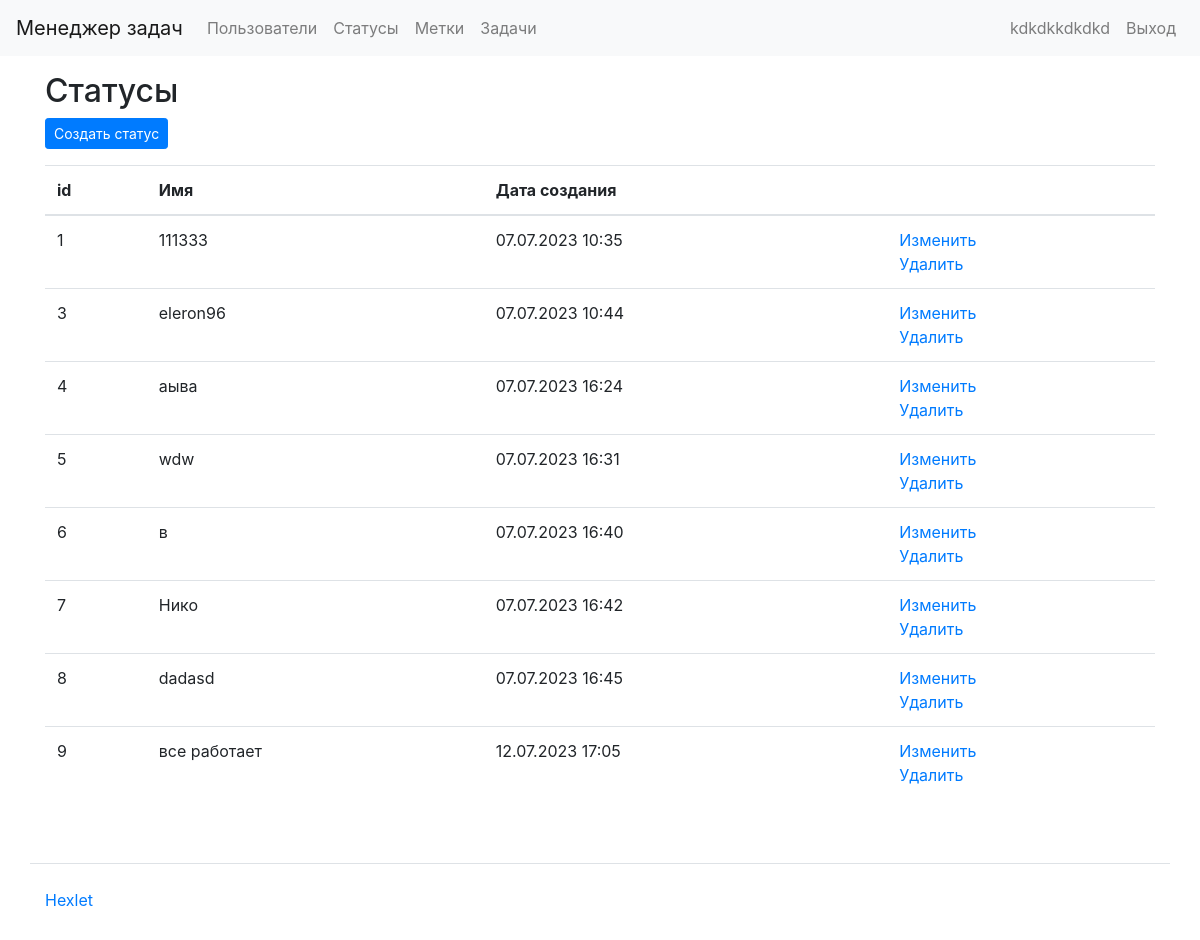
/statuses/ (signed in), run on an earlier commit of the app's database.
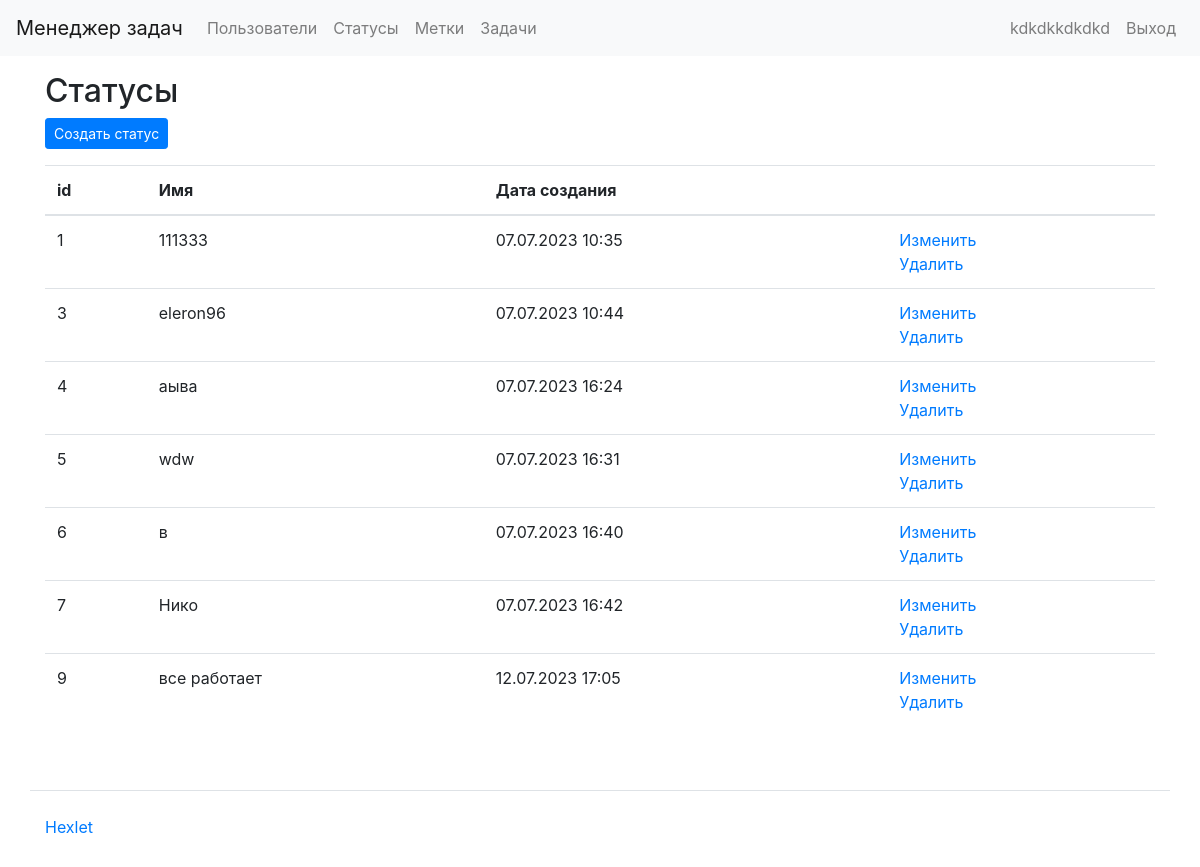
And on a later commit of the database.
### status/models.py (models this page shows, shortened)
class Status(models.Model):
    name = models.CharField(max_length=100)
    created_date = models.DateTimeField(auto_now_add=True)
    class Meta:
        app_label = 'status'

### status/views.py (the view)
# urls.py: path('statuses/', status_task, name='status_task'),
@login_required
def status_task(request):
    statuses = Status.objects.all()
    return render(request, 'status/status_task.html', {'statuses': statuses})

### task_manager/templates/status/status_task.html (shortened to what this page needs)
{% extends "base.html" %}
{% load i18n %}
{% block content %}
  <h2>Статусы</h2>
  <div class="mb-3">
    <a href="{% url 'create_status' %}" class="btn btn-primary btn-sm">{% trans "Создать статус" %}</a>
  </div>
  <table class="table">
    <thead>
      <tr>
        <th scope="col">id</th>
        <th scope="col">Имя</th>
        <th scope="col">Дата создания</th>
        <th scope="col"></th>
      </tr>
    </thead>
    <tbody>
      {% for status in statuses %}
      <tr>
        <td>{{ status.id }}</td>
        <td>{{ status.name }}</td>
        <td>{{ status.created_date|date:"d.m.Y H:i"  }}</td>
        <td>
          <a href="{% url 'edit_status' status.id %}">Изменить</a>
          <br>
          <a href="{% url 'delete_status' status.id %}">{% trans "Delete" %}</a>
        </td>
      </tr>
      {% endfor %}
    </tbody>
  </table>
{% endblock %}

What changed in the data, as far as the page shows it:
removed Status: id "8", name "dadasd", created_date "07.07.2023 16:45"
